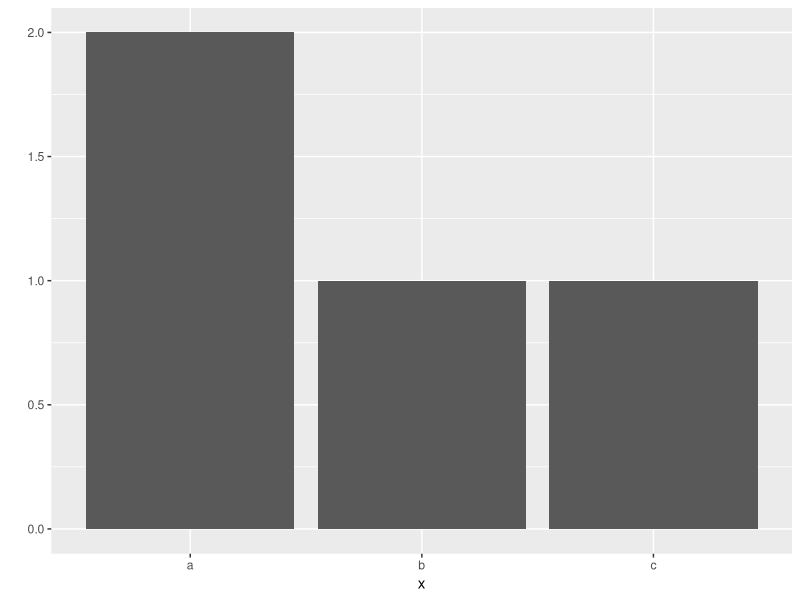
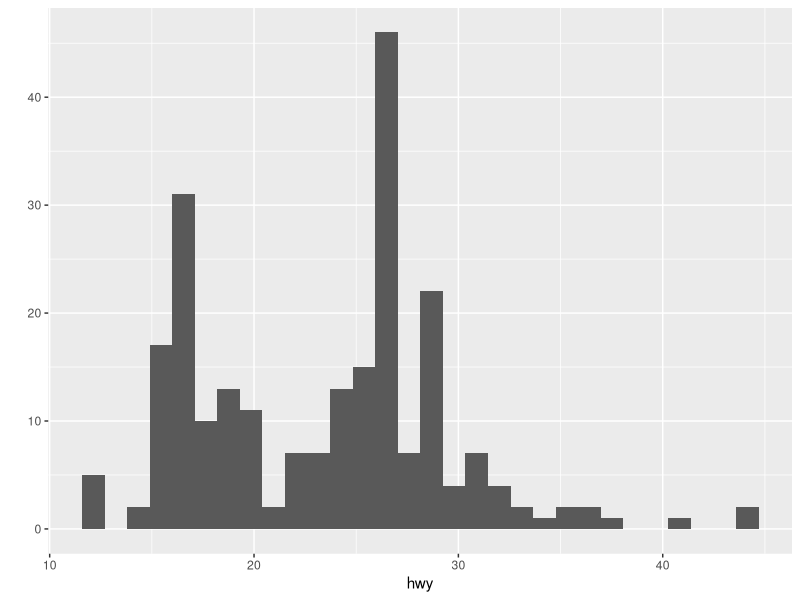
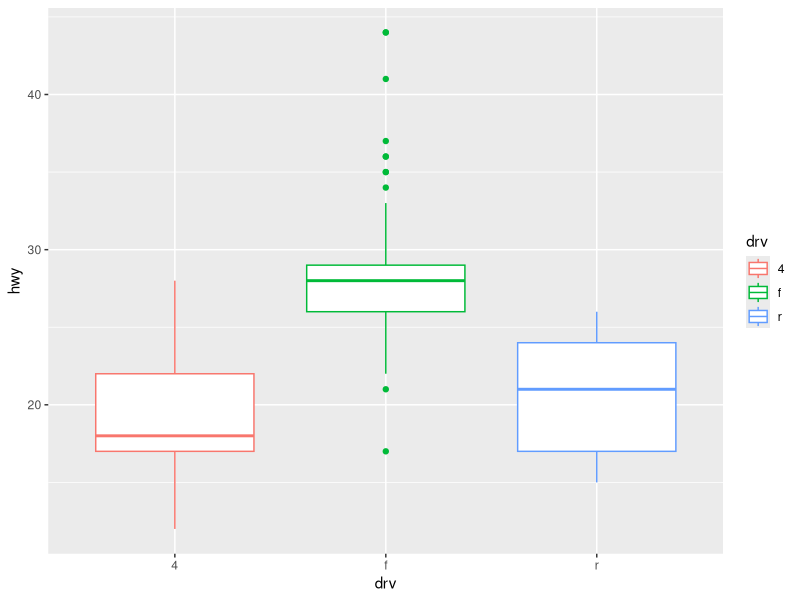

Generate these figures, in order, with R:
a <- 1
b <- 2
b
b<-c(1,2)

str1 <- c("Hello", "World", "is", "Good!")
str2 <- paste(str1, collapse = " ")

x <- c(1,2,3) # Alt + '-' 하면 <- 입력됨.
x_mean <- mean(x) 

library(ggplot2)

x <- c('a','a','b','c')

qplot(x)
qplot(data = mpg, x = hwy)

qplot(data=mpg, x=drv, y=hwy, geom = 'boxplot', colour = drv)

scores = c(80,60,70,50,90)
avg = mean(scores)
avg
